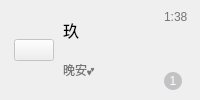
             <widget class="QWidget" name="widget_19" native="true">
              <property name="styleSheet">
               <string notr="true">QWidget#widget_19{
	max-height:60px;
	min-height:60px;
}
QWidget#widget_19:hover{
	background-color: rgb(242, 242, 242);
}</string>
              </property>
              <layout class="QHBoxLayout" name="horizontalLayout_18" stretch="0,1,0">
               <property name="spacing">
                <number>9</number>
               </property>
               <property name="leftMargin">
                <number>14</number>
               </property>
               <property name="topMargin">
                <number>10</number>
               </property>
               <property name="rightMargin">
                <number>12</number>
               </property>
               <property name="bottomMargin">
                <number>10</number>
               </property>
               <item>
                <widget class="QPushButton" name="pushButton_46">
                 <property name="enabled">
                  <bool>false</bool>
                 </property>
                 <property name="styleSheet">
                  <string notr="true"/>
                 </property>
                 <property name="text">
                  <string/>
                 </property>
                 <property name="icon">
                  <iconset resource="resource/resources.qrc">
                   <normaloff>:/image/image/653134869d9442cd.png</normaloff>:/image/image/653134869d9442cd.png</iconset>
                 </property>
                 <property name="iconSize">
                  <size>
                   <width>40</width>
                   <height>40</height>
                  </size>
                 </property>
                </widget>
               </item>
               <item>
                <layout class="QVBoxLayout" name="verticalLayout_26">
                 <property name="spacing">
                  <number>0</number>
                 </property>
                 <property name="sizeConstraint">
                  <enum>QLayout::SetDefaultConstraint</enum>
                 </property>
                 <property name="leftMargin">
                  <number>0</number>
                 </property>
                 <property name="rightMargin">
                  <number>0</number>
                 </property>
                 <item>
                  <widget class="QLabel" name="label_49">
                   <property name="styleSheet">
                    <string notr="true">QLabel{
	font-size:16px;
}</string>
                   </property>
                   <property name="text">
                    <string>玖</string>
                   </property>
                  </widget>
                 </item>
                 <item>
                  <widget class="QLabel" name="label_50">
                   <property name="styleSheet">
                    <string notr="true">QLabel{
	color: rgb(117, 117, 117);
}</string>
                   </property>
                   <property name="text">
                    <string>晚安💕</string>
                   </property>
                  </widget>
                 </item>
                </layout>
               </item>
               <item>
                <layout class="QVBoxLayout" name="verticalLayout_27">
                 <item alignment="Qt::AlignTop">
                  <widget class="QLabel" name="label_51">
                   <property name="styleSheet">
                    <string notr="true">QLabel{
	color: rgb(117, 117, 117);
}</string>
                   </property>
                   <property name="text">
                    <string>1:38</string>
                   </property>
                  </widget>
                 </item>
                 <item>
                  <widget class="QLabel" name="label_47">
                   <property name="sizePolicy">
                    <sizepolicy hsizetype="Fixed" vsizetype="Preferred">
                     <horstretch>0</horstretch>
                     <verstretch>0</verstretch>
                    </sizepolicy>
                   </property>
                   <property name="styleSheet">
                    <string notr="true">QLabel{
	background-color: rgb(194, 193, 195);
	color: rgb(255, 255, 255);
	max-height:18px;
	min-height:18px;
	min-width:16px;
	border-radius:9px;
	padding:0 1 0 1;
}</string>
                   </property>
                   <property name="text">
                    <string>1</string>
                   </property>
                   <property name="alignment">
                    <set>Qt::AlignCenter</set>
                   </property>
                  </widget>
                 </item>
                </layout>
               </item>
              </layout>
             </widget>
